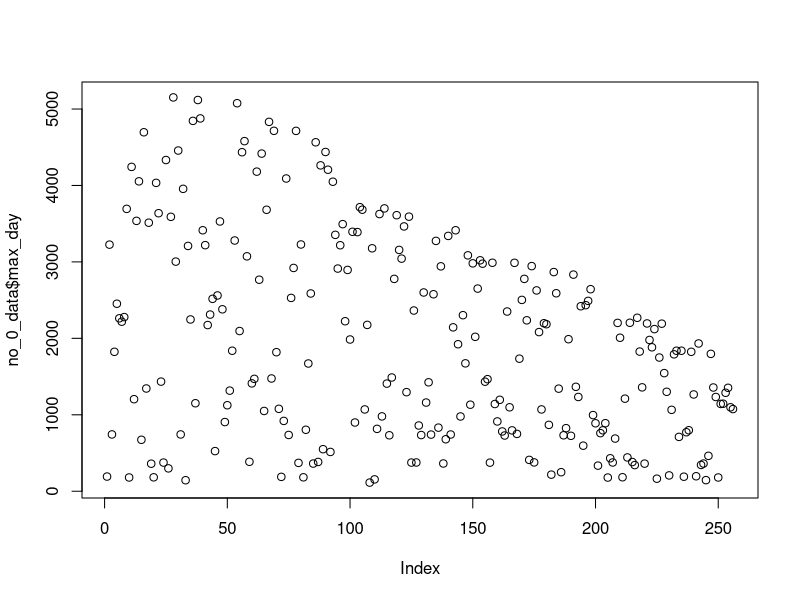
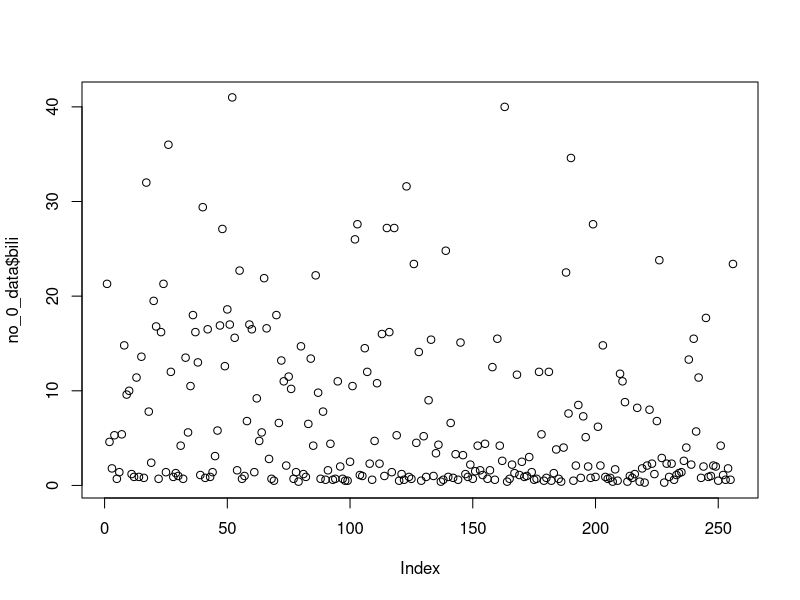
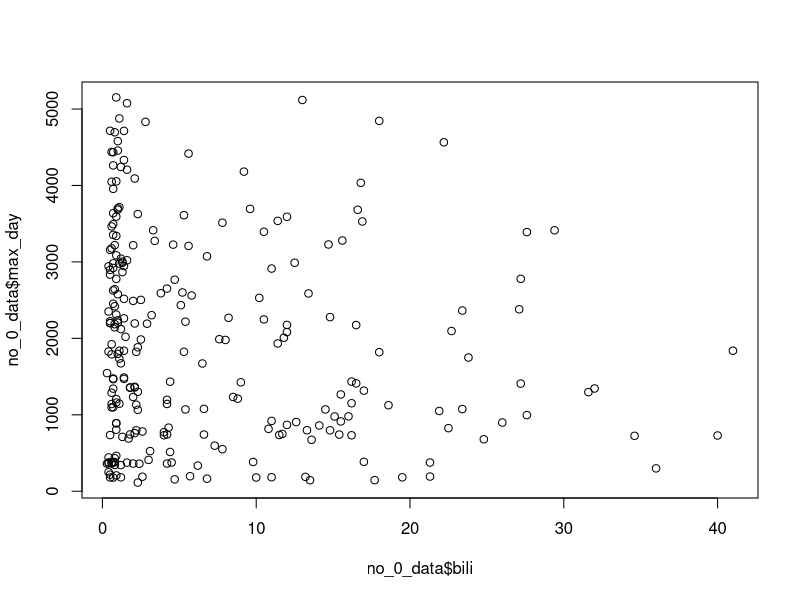
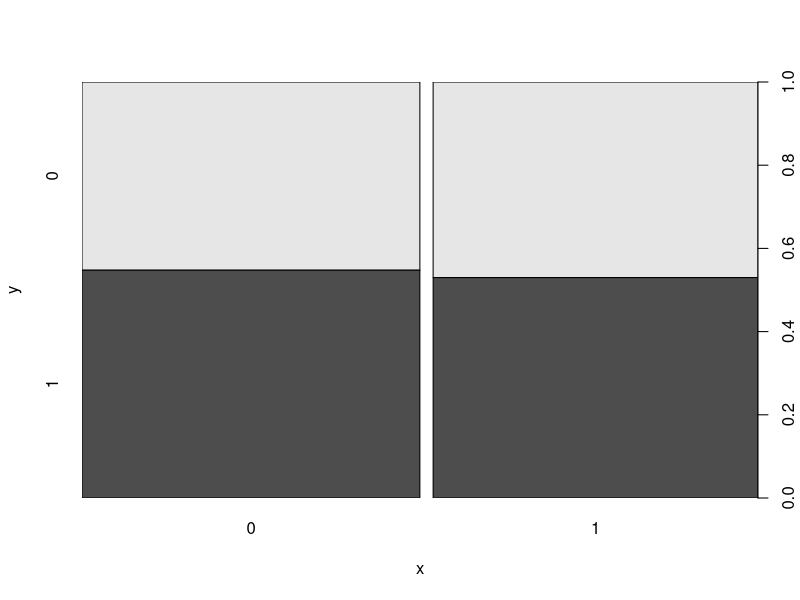
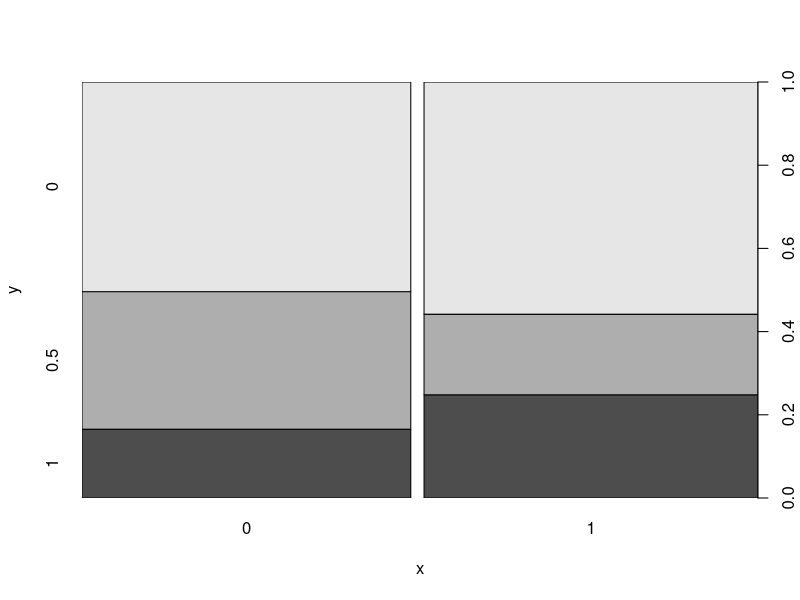
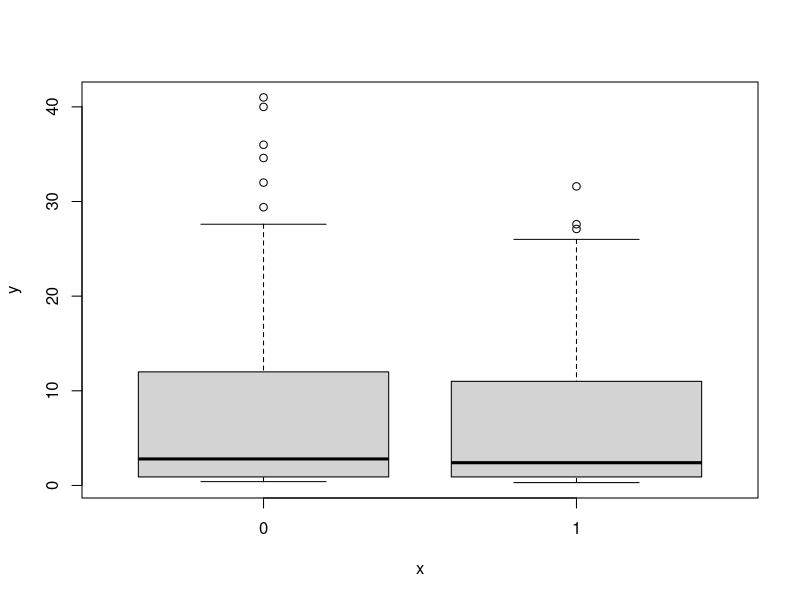
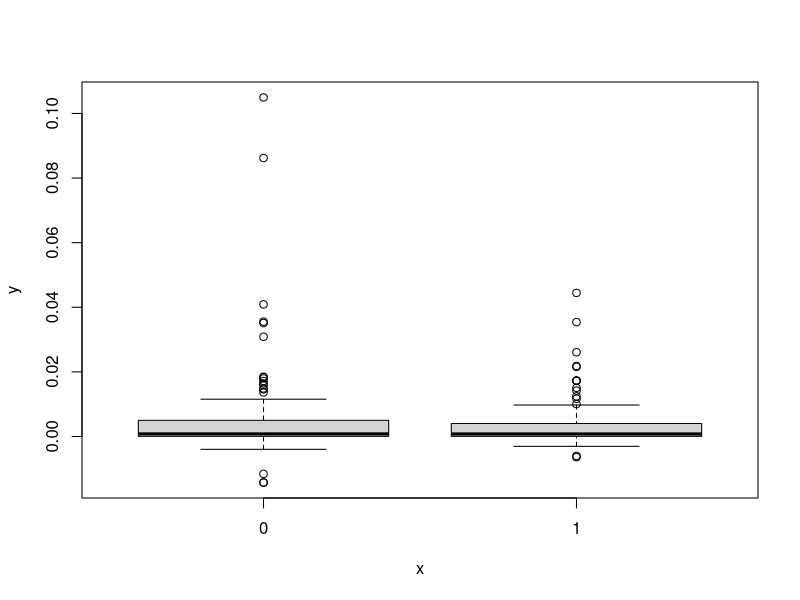

These figures' R source, in order:
## ---- chunk 1
knitr::opts_chunk$set(echo = TRUE)
## ---- chunk 2
#https://stat.ethz.ch/R-manual/R-devel/library/survival/html/pbcseq.html
library(survival)
library(tidyverse)
pbcseq
summary(pbcseq$day)
dim(na.omit(pbcseq))
dim(pbcseq)

table(pbcseq$status)

data <- pbcseq

data$trt <- as.factor(data$trt)
data$status <- as.factor(data$status)
data$hepato <- as.factor(data$hepato)
data$edema <- as.factor(data$edema)

latest_date <- data %>% group_by(id) %>% summarise(max_day=max(day))
last_data <- left_join(latest_date, data, by = c("id"="id","max_day"="day"))

no_0_data <- last_data[last_data$max_day!=0,]
no_0_data <- no_0_data[no_0_data$status!=1,]

names(no_0_data)

plot(no_0_data$max_day)
plot(no_0_data$bili)
plot(no_0_data$bili,no_0_data$max_day)

table(no_0_data$trt,no_0_data$status)
plot(no_0_data$trt,no_0_data$hepato)
plot(no_0_data$trt,no_0_data$edema)

plot(no_0_data$trt,no_0_data$bili)
## can't seem to find anything on a dataset that only uses the very last observation on each subject....will try the slope of bilirum values on regression levels or something like that
## ---- chunk 3
#d<-data[data$id==100,]
#day<-d$day
#bili<-d$bili
#coef(lm(bili~day))[2]
#summary(lm(bili~day))

lin_function <- function(x,y){
  lm1 <- lm(y ~ x)
  return(coef(lm1)[2])
}

avg_data <- data %>% group_by(id) %>% summarise(avg_bili = lin_function(day, bili), )
last_data <- left_join(avg_data, data, by = c("id"="id"))
last_data

ok <- last_data[,names(last_data) %in% c("id", "avg_bili", "trt")] 
do_this<-unique(ok)
plot(do_this$trt, do_this$avg_bili)
summary(lm(avg_bili~trt, data=do_this))
